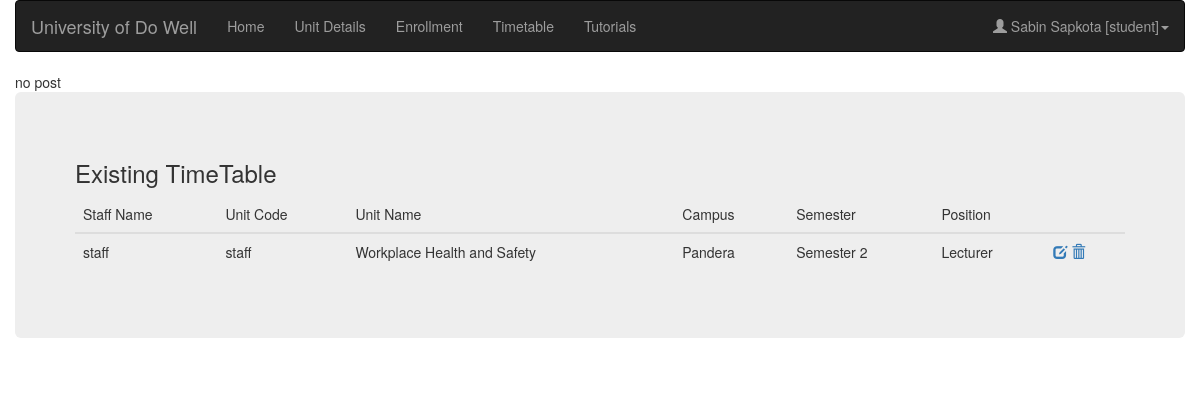
The app's page /edit_staff.php (signed in) with its own data.
### tables this page shows
CREATE TABLE IF NOT EXISTS `ucs` (
  `id` int(11) NOT NULL,
  `unit_code` varchar(11) DEFAULT NULL,
  `campus_id` int(11) DEFAULT NULL,
  `semester` int(11) DEFAULT NULL,
  `timetable_id` int(11) DEFAULT NULL,
  `staff_id` int(11) DEFAULT NULL,
  `position` varchar(30) DEFAULT NULL
);

CREATE TABLE IF NOT EXISTS `staff` (
  `id` int(32) NOT NULL,
  `name` varchar(100) NOT NULL,
  `email` varchar(100) NOT NULL,
  `password` varchar(200) NOT NULL,
  `address` varchar(100) NOT NULL,
  `qualification` varchar(50) NOT NULL,
  `expertise` varchar(50) NOT NULL,
  `phone_number` varchar(15) NOT NULL,
  `type` varchar(10) NOT NULL DEFAULT 'staff',
  `staff_id` varchar(30) DEFAULT NULL,
  `dob` varchar(30) DEFAULT NULL
);

CREATE TABLE IF NOT EXISTS `unit` (
  `code` varchar(10) NOT NULL,
  `name` varchar(200) NOT NULL,
  `description` varchar(1000) NOT NULL,
  `max_staff` int(10) DEFAULT NULL
);

CREATE TABLE IF NOT EXISTS `campus` (
  `id` int(10) NOT NULL,
  `name` varchar(50) NOT NULL
);

CREATE TABLE IF NOT EXISTS `semester` (
  `id` int(10) NOT NULL,
  `name` varchar(50) NOT NULL
);

### controller/load_edit_staff.php (the view, shortened to what this page needs)
<?php
function loadtable(){
    include "db_connect.php";
    $sql = "SELECT st.name as staff_name, u.code as unit_code, u.name as unit_name, c.name as campus_name, s.name as sem_name, uc.position, st.id as staff_id from ucs uc JOIN unit u JOIN campus c JOIN semester s JOIN staff st where uc.unit_code=u.code AND uc.semester=s.id AND uc.campus_id=c.id AND uc.staff_id = st.id;";
    $result = mysqli_query($conn, $sql);
    while ($row = mysqli_fetch_array($result)){
        echo '<tr><td>'.$row['staff_name'].'</td><td>'.$row['staff_name'].'</td><td>'.$row['unit_name'].'</td><td>'.$row['campus_name'].'</td><td>'.$row['sem_name'].'</td><td>'.$row['position'].'</td><td><a><span class="glyphicon glyphicon-edit" onclick="edit_staff_details(\''.$row['staff_id'].'\')"></span></a>
        <a><span class="glyphicon glyphicon-trash" onclick=""></span></a></td></tr>';
    }
}
?>
<?php
    include "db_connect.php";
    if(isset($_POST['staffId']) && isset($_POST['position'])){
        $staff_id = $_POST['staffId'];
        $position = $_POST['position'];
        $query = "UPDATE `ucs` SET `position` = '$position' WHERE `staff_id` = '$staff_id';";
        if(mysqli_query($conn, $query)){
            echo "Updated Successfully";
        }
        else{
            echo "Something Wrong.";
        }
      }
      else{
          echo "no post";      }
?>

### records on screen
ucs: staff.name "staff", unit.name "Workplace Health and Safety", campus.name "Pandera", semester.name "Semester 2", position "Lecturer"

### other values on screen
$_SESSION["username"] "Sabin Sapkota"
$_SESSION["type"] "student"
